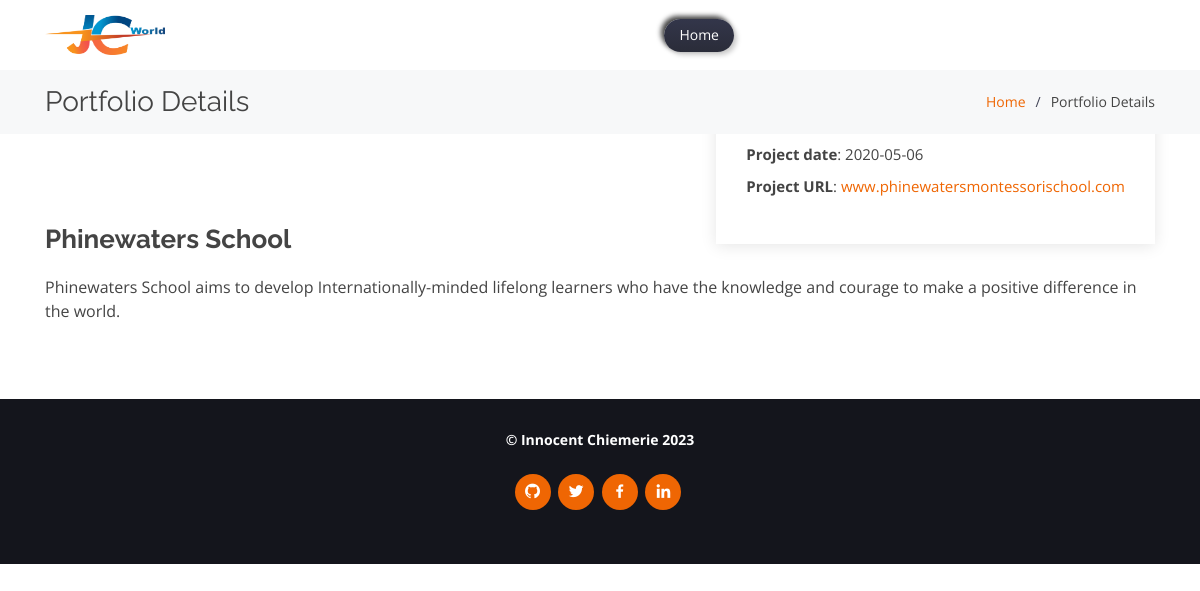
The app's page /portfolio-details.php?id=1 with its own data.
### tables this page shows
CREATE TABLE IF NOT EXISTS `port_folio` (
`id` int(11) NOT NULL,
  `title` varchar(100) NOT NULL,
  `propic` varchar(100) NOT NULL,
  `client` varchar(100) NOT NULL,
  `prodate` varchar(100) NOT NULL,
  `prourl` varchar(1000) NOT NULL,
  `info` varchar(10000) NOT NULL
);

### portfolio-details.php (the view, shortened to what this page needs)
<?php
include "connect.php";
?>
<!DOCTYPE html>
<html lang="en">
<head>
  <link href="assets/vendor/bootstrap/css/bootstrap.min.css" rel="stylesheet">
  <link href="assets/vendor/icofont/icofont.min.css" rel="stylesheet">
  <link href="assets/vendor/boxicons/css/boxicons.min.css" rel="stylesheet">
  <link href="assets/vendor/animate.css/animate.min.css" rel="stylesheet">
  <link href="assets/vendor/remixicon/remixicon.css" rel="stylesheet">
  <link href="assets/vendor/line-awesome/css/line-awesome.min.css" rel="stylesheet">
  <link href="assets/vendor/venobox/venobox.css" rel="stylesheet">
  <link href="assets/vendor/owl.carousel/assets/owl.carousel.min.css" rel="stylesheet">
  <link href="assets/vendor/aos/aos.css" rel="stylesheet">
  <link href="assets/css/style.css" rel="stylesheet">
</head>
<body>
    <?php include "connection/header.php" ?>
  <main id="main">
    <section id="breadcrumbs" class="breadcrumbs">
      <div class="container">
        <div class="d-flex justify-content-between align-items-center">
          <h2>Portfolio Details</h2>
          <ol>
            <li><a href="index.php">Home</a></li>
            <li>Portfolio Details</li>
          </ol>
        </div>
      </div>
    </section>
    <section id="portfolio-details" class="portfolio-details">
      <div class="container">
        <?php
          if(!isset($_GET['id'])){
            echo "sorry";
            }
            else{
              $geti=$_GET['id'];
              $queryo=mysqli_query($con,"select * from port_folio where id = '".$geti."' ");
          while($row2 = mysqli_fetch_object($queryo)){
        ?>
        <div class="portfolio-details-container" data-aos="fade-up">
          <div class="portfolio-info">
            <ul>
              <li><strong>Project date</strong>: <?php echo $row2->prodate; ?></li>
              <li><strong>Project URL</strong>: <a href="https://<?php echo $row2->prourl; ?>"><?php echo $row2->prourl; ?></a></li>
            </ul>
          </div>
        </div>
        <div class="portfolio-description">
          <h2><?php echo $row2->title; ?></h2>
          <p>
            <?php echo $row2->info; ?>
          </p>
        </div>
        <?php }} ?>
      </div>
    </section>
  </main>
    <?php include "connection/footer.php" ?>
</body>
</html>

### assets/css/style.css (style rules this page uses)
body { font-family: "Open Sans", sans-serif; color: #444444; }
a { color: #ef6603; }
h1, h2, h3, h4, h5, h6 { font-family: "Raleway", sans-serif; }
section { padding: 60px 0; overflow: hidden; }
.breadcrumbs { padding: 15px 0; margin-top: 70px; background: #f7f8f9; min-height: 40px; }
.breadcrumbs h2 { font-size: 28px; font-weight: 400; margin: 0; }
.breadcrumbs ol { display: flex; flex-wrap: wrap; list-style: none; padding: 0; margin: 0; font-size: 14px; }
.breadcrumbs ol li + li { padding-left: 10px; }
.breadcrumbs ol li + li::before { display: inline-block; padding-right: 10px; color: #404356; content: "/"; }
.portfolio-details { padding-top: 40px; }
.portfolio-details .portfolio-details-container { position: relative; }
.portfolio-details .portfolio-info { padding: 30px; position: absolute; right: 0; bottom: -70px; background: #fff; box-shadow: 0px 2px 15px rgba(0, 0, 0, 0.1); z-index: 2; }
.portfolio-details .portfolio-info ul { list-style: none; padding: 0; font-size: 15px; }
.portfolio-details .portfolio-info ul li + li { margin-top: 10px; }
.portfolio-details .portfolio-description { padding-top: 50px; }
.portfolio-details .portfolio-description h2 { width: 50%; font-size: 26px; font-weight: 700; margin-bottom: 20px; }
.portfolio-details .portfolio-description p { padding: 0 0 0 0; }

### records on screen
port_folio: prodate "2020-05-06", prourl "www.phinewatersmontessorischool.com", title "Phinewaters School", info "Phinewaters School aims to develop Internationally-minded lifelong learners who have the knowledge and courage to make a positive difference in the world."
